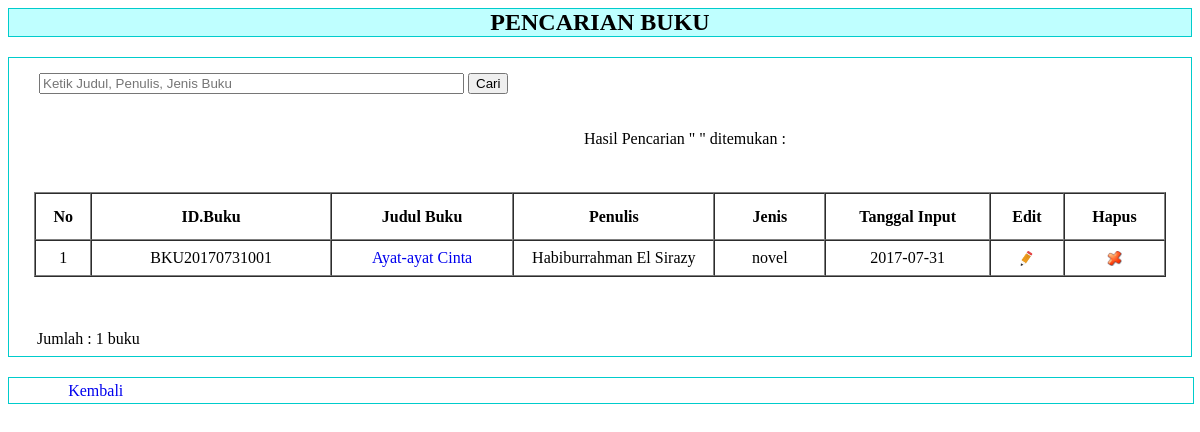
The app's page /admin/buku_cari.php with its own data.
### tables this page shows
CREATE TABLE IF NOT EXISTS `tb_buku` (
  `id_buku` varchar(14) NOT NULL,
  `tgl_upload` date NOT NULL,
  `judul_buku` varchar(50) NOT NULL,
  `tipe_file` varchar(10) NOT NULL,
  `ukuran_file` varchar(20) NOT NULL,
  `file` varchar(60) NOT NULL,
  `penulis` varchar(50) NOT NULL,
  `jenis` enum('novel','komik','biografi','ensiklopedi','panduan') NOT NULL,
  PRIMARY KEY (`id_buku`)
);

### admin/buku_cari.php (the view, shortened to what this page needs)
<link rel="stylesheet" type="text/css" href="../artikelcss.css">
<div id="judul">PENCARIAN BUKU</div>
<div id="tabel">
<div align="left">
  <table width="100%" height="124" align="center" cellspacing="0" cellpadding="5" border="0">
    <thead align="center">
      <tr>
        <td colspan="2"><form action="?page=buku_cari" method="post">
          <div align="left"><strong><a style="text-decoration: none; color: #000;" href="?page=buku_input"  ></a></strong>
            <input type="text" name="cari" size="50" placeholder="Ketik Judul, Penulis, Jenis Buku"required="required" />
            <input type="submit" name="button" id="submit" value="Cari" />
            </div>
        </form></td>
        <td height="47">&nbsp;</td>
      </tr>
      <tr>
        <td width="22%">&nbsp;</td>
        <td width="71%" height="47">Hasil Pencarian &quot; <?php echo $_POST['cari'] ;?> &quot; ditemukan :</td>
        <td width="7%" height="47">&nbsp;</td>
        </tr>
      </thead>
    <?php
	$query = "SELECT * FROM tb_buku ORDER by id_buku DESC";
	$sql = mysql_query($query);
	$no = 1;
	while ($data=mysql_fetch_array($sql)) { ?>
    <tbody align="center">
      <?php $no++; } ?>
      </tbody>
  </table>
</div>
<table width="100%" height="auto" align="center" cellspacing="0" cellpadding="5" border="1">
  <thead align="center">
    <tr>
      <td width="10" height="47"><strong>No</strong></td>
      <td width="90"><strong>ID.Buku</strong></td>
      <td width="90"><strong>Judul Buku</strong></td>
      <td width="90"><strong>Penulis</strong></td>
      <td width="50"><strong>Jenis</strong></td>
      <td width="80"><strong>Tanggal Input</strong></td>
      <td width="10"><strong>Edit</strong></td>
      <td width="10"><strong>Hapus</strong></td>
    </tr>
  </thead>
  <?php
	$query = "SELECT * FROM tb_buku ORDER by id_buku DESC";
	$sql = mysql_query($query);
	$total = mysql_num_rows($sql);
	$no = 1;
	while ($data=mysql_fetch_array($sql)) { ?>
  <tbody align="center">
    <tr>
		<td height="36"><?php echo $no; ?></td>
		<td><?php echo $data['id_buku']; ?></td>
   	            <td><div align="center"><a style="text-decoration: none;" href="<?php echo $data['file']; ?>"<?php echo $data['id_buku']; ?>" target="new"><?php echo $data['judul_buku']; ?></a></div></td>
		<td><?php echo $data['penulis']; ?></td>
		<td><?php echo $data['jenis']; ?></td>
		<td><?php echo $data['tgl_upload']; ?></td>		<td><a href="?page=buku_edit&id_buku=<?php echo $data['id_buku']; ?>"><img src="../images/edit.png"/ width="15px" height="15px"></a></td>
		<td><a href="?page=buku_hapus&id_buku=<?php echo $data['id_buku']; ?>" onclick="return confirm('Anda yakin ingin menghapus Buku <?php echo $data['judul_buku']; ?> ?')"><img src="../images/hapus.png"/ width="15px" height="15px"></a></td>
	</tr>
    <?php $no++; } ?>
  </tbody>
</table>
<p>&nbsp;</p>
<table width="100%" style="border:0px solid #9cc;">
  <tr>
    <td width="50%">Jumlah : <?php echo $total; ?> buku</td>
  </tr>
</table>
</div>
<div id="back"> <a style="text-decoration: none"; href="index.php?page=buku_data">Kembali</a> </div>

### artikelcss.css (style rules this page uses)
#tabel { height: auto; width: auto; border: 1px solid #0CC; padding: 10px 25px 5px; text-align: left; }
#judul { border: 1px solid #0cc; text-align: center; font-weight: bold; font-size: 24px; margin-bottom: 20px; background-color: #BFFFFF; }
#back { height: 25px; width: 95%; margin-top: 20px; border: 1px solid #0cc; padding-left: 5%; line-height: 25px; }

### records on screen
tb_buku: id_buku "BKU20170731001", judul_buku "Ayat-ayat Cinta", penulis "Habiburrahman El Sirazy", jenis "novel", tgl_upload "2017-07-31"

### other values on screen
$total "1"
